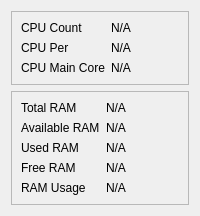
            <widget class="QWidget" name="cpu_and_memory">
             <layout class="QVBoxLayout" name="verticalLayout_5">
              <item>
               <widget class="QFrame" name="cpu_info_frame">
                <property name="frameShape">
                 <enum>QFrame::StyledPanel</enum>
                </property>
                <property name="frameShadow">
                 <enum>QFrame::Raised</enum>
                </property>
                <layout class="QGridLayout" name="gridLayout_2">
                 <item row="0" column="0">
                  <widget class="QLabel" name="label_16">
                   <property name="text">
                    <string>CPU Count</string>
                   </property>
                  </widget>
                 </item>
                 <item row="0" column="1">
                  <widget class="QLabel" name="cpu_count">
                   <property name="text">
                    <string>N/A</string>
                   </property>
                  </widget>
                 </item>
                 <item row="1" column="1">
                  <widget class="QLabel" name="cpu_per">
                   <property name="text">
                    <string>N/A</string>
                   </property>
                  </widget>
                 </item>
                 <item row="2" column="0">
                  <widget class="QLabel" name="label_20">
                   <property name="text">
                    <string>CPU Main Core</string>
                   </property>
                  </widget>
                 </item>
                 <item row="2" column="1">
                  <widget class="QLabel" name="cpu_main_core">
                   <property name="text">
                    <string>N/A</string>
                   </property>
                  </widget>
                 </item>
                 <item row="1" column="0">
                  <widget class="QLabel" name="label_18">
                   <property name="text">
                    <string>CPU Per</string>
                   </property>
                  </widget>
                 </item>
                </layout>
               </widget>
              </item>
              <item>
               <widget class="QFrame" name="ram_info_frame">
                <property name="frameShape">
                 <enum>QFrame::StyledPanel</enum>
                </property>
                <property name="frameShadow">
                 <enum>QFrame::Raised</enum>
                </property>
                <layout class="QGridLayout" name="gridLayout_3">
                 <item row="2" column="0">
                  <widget class="QLabel" name="label_26">
                   <property name="text">
                    <string>Used RAM</string>
                   </property>
                  </widget>
                 </item>
                 <item row="1" column="1">
                  <widget class="QLabel" name="available_ram">
                   <property name="text">
                    <string>N/A</string>
                   </property>
                  </widget>
                 </item>
                 <item row="2" column="1">
                  <widget class="QLabel" name="used_ram">
                   <property name="text">
                    <string>N/A</string>
                   </property>
                  </widget>
                 </item>
                 <item row="1" column="0">
                  <widget class="QLabel" name="label_24">
                   <property name="text">
                    <string>Available RAM</string>
                   </property>
                  </widget>
                 </item>
                 <item row="0" column="1">
                  <widget class="QLabel" name="total_ram">
                   <property name="text">
                    <string>N/A</string>
                   </property>
                  </widget>
                 </item>
                 <item row="0" column="0">
                  <widget class="QLabel" name="label_22">
                   <property name="text">
                    <string>Total RAM</string>
                   </property>
                  </widget>
                 </item>
                 <item row="3" column="1">
                  <widget class="QLabel" name="free_ram">
                   <property name="text">
                    <string>N/A</string>
                   </property>
                  </widget>
                 </item>
                 <item row="4" column="0">
                  <widget class="QLabel" name="label_30">
                   <property name="text">
                    <string>RAM Usage</string>
                   </property>
                  </widget>
                 </item>
                 <item row="4" column="1">
                  <widget class="QLabel" name="ram_usage">
                   <property name="text">
                    <string>N/A</string>
                   </property>
                  </widget>
                 </item>
                 <item row="3" column="0">
                  <widget class="QLabel" name="label_28">
                   <property name="text">
                    <string>Free RAM</string>
                   </property>
                  </widget>
                 </item>
                </layout>
               </widget>
              </item>
             </layout>
            </widget>
